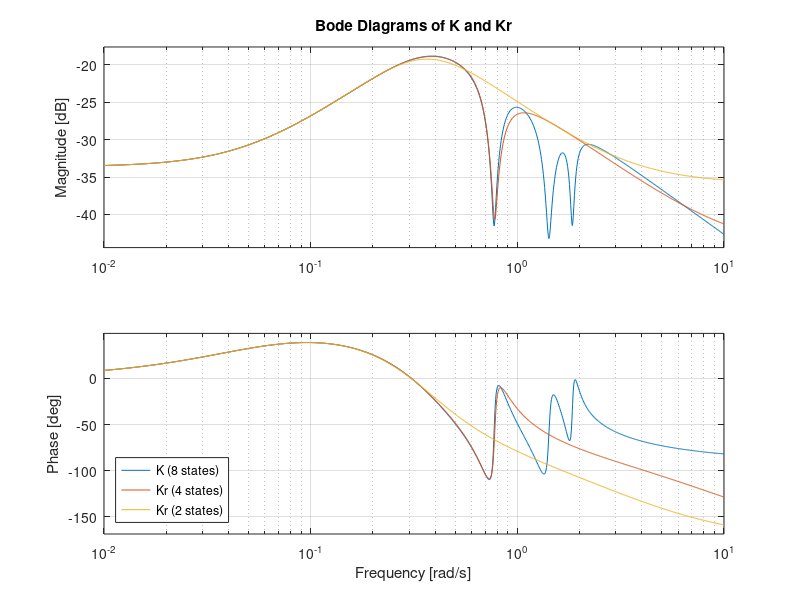
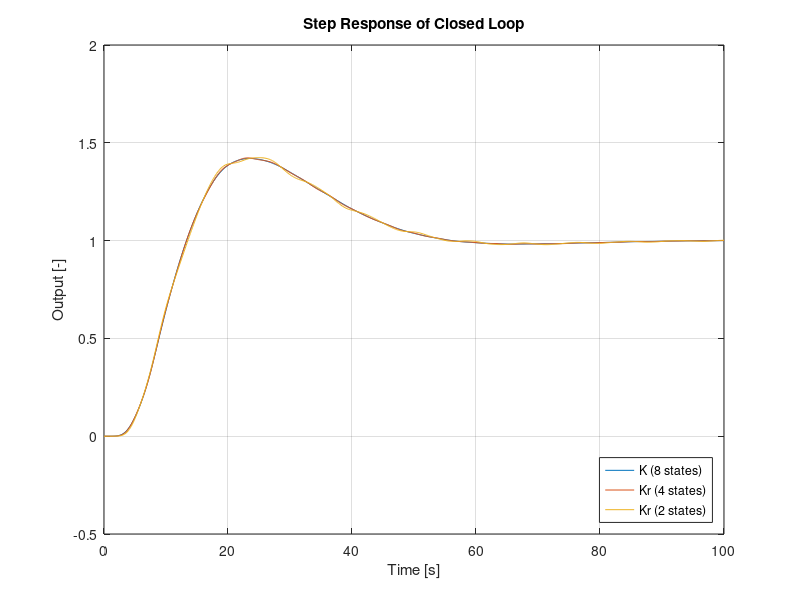

Write the MATLAB code that produced these figures, in order.
%% -*- texinfo -*-
%% Frequency-weighted controller reduction.

% ===============================================================================
% Frequency Weighted Controller Reduction       Lukas Reichlin      December 2011
% ===============================================================================
% Reference: Madievski, A.G. and Anderson, B.D.O.
%            Sampled-Data Controller Reduction Procedure
%            IEEE Transactions of Automatic Control
%            Vol. 40, No. 11, November 1995
% ===============================================================================

% Tabula Rasa
clear all, close all, clc

% Plant
Ap1 = [  0.0         1.0
         0.0         0.0     ];

Ap2 = [ -0.015       0.765
        -0.765      -0.015   ];

Ap3 = [ -0.028       1.410
        -1.410      -0.028   ];

Ap4 = [ -0.04        1.85
        -1.85       -0.04    ];

Ap = blkdiag (Ap1, Ap2, Ap3, Ap4);

Bp = [   0.026
        -0.251
         0.033
        -0.886
        -4.017
         0.145
         3.604
         0.280   ];

Cp = [  -0.996      -0.105       0.261       0.009      -0.001      -0.043       0.002      -0.026   ];

Dp = [   0.0     ];

P = ss (Ap, Bp, Cp, Dp);

% Controller
Ac = [  -0.4077      0.9741      0.1073      0.0131      0.0023     -0.0186     -0.0003     -0.0098
        -0.0977     -0.1750      0.0215     -0.0896     -0.0260      0.0057      0.0109     -0.0105
         0.0011      0.0218     -0.0148      0.7769      0.0034     -0.0013     -0.0014      0.0011
        -0.0361     -0.5853     -0.7701     -0.3341     -0.0915      0.0334      0.0378     -0.0290
        -0.1716     -2.6546     -0.0210     -1.4467     -0.4428      1.5611      0.1715     -0.1318
        -0.0020      0.0950      0.0029      0.0523     -1.3950     -0.0338     -0.0062      0.0045
         0.1607      2.3824      0.0170      1.2979      0.3721     -0.1353     -0.1938      1.9685
        -0.0006      0.1837      0.0048      0.1010      0.0289     -0.0111     -1.8619     -0.0311  ];

Bc = [  -0.4105
        -0.0868
        -0.0004
         0.0036
         0.0081
        -0.0085
        -0.0004
        -0.0132  ];

Cc = [  -0.0447     -0.6611     -0.0047     -0.3601     -0.1033      0.0375      0.0427     -0.0329  ];

Dc = [   0.0     ];

K = ss (Ac, Bc, Cc, Dc);

% Controller Reduction
Kr4 = spaconred (P, K, 4, 'feedback', '-')
Kr2 = spaconred (P, K, 2, 'feedback', '-')

% Open Loop
L = P * K;
Lr4 = P * Kr4;
Lr2 = P * Kr2;

% Closed Loop
T = feedback (L);
Tr4 = feedback (Lr4);
Tr2 = feedback (Lr2);

% Frequency Range
w = {1e-2, 1e1};

% Bode Plot of Controller
[mag, pha, w] = bode (K, w);
[magr4, phar4, wr4] = bode (Kr4, w);
[magr2, phar2, wr2] = bode (Kr2, w);

mag = 20 * log10 (mag);
magr4 = 20 * log10 (magr4);
magr2 = 20 * log10 (magr2);

figure (1)
subplot (2, 1, 1)
semilogx (w, mag, wr4, magr4, wr2, magr2)
axis ('tight')
ylim (__axis_margin__ (ylim))
grid ('on')
title ('Bode Diagrams of K and Kr')
ylabel ('Magnitude [dB]')

subplot (2, 1, 2)
semilogx (w, pha, wr4, phar4, wr2, phar2)
axis ('tight')
ylim (__axis_margin__ (ylim))
grid ('on')
xlabel ('Frequency [rad/s]')
ylabel ('Phase [deg]')
legend ('K (8 states)', 'Kr (4 states)', 'Kr (2 states)', 'location', 'southwest')
    
% Step Response of Closed Loop
[y, t] = step (T, 100);
[yr4, tr4] = step (Tr4, 100);
[yr2, tr2] = step (Tr2, 100);

figure (2)
plot (t, y, tr4, yr4, tr2, yr2)
grid ('on')
title ('Step Response of Closed Loop')
xlabel ('Time [s]')
ylabel ('Output [-]')
legend ('K (8 states)', 'Kr (4 states)', 'Kr (2 states)', 'Location', 'SouthEast')
